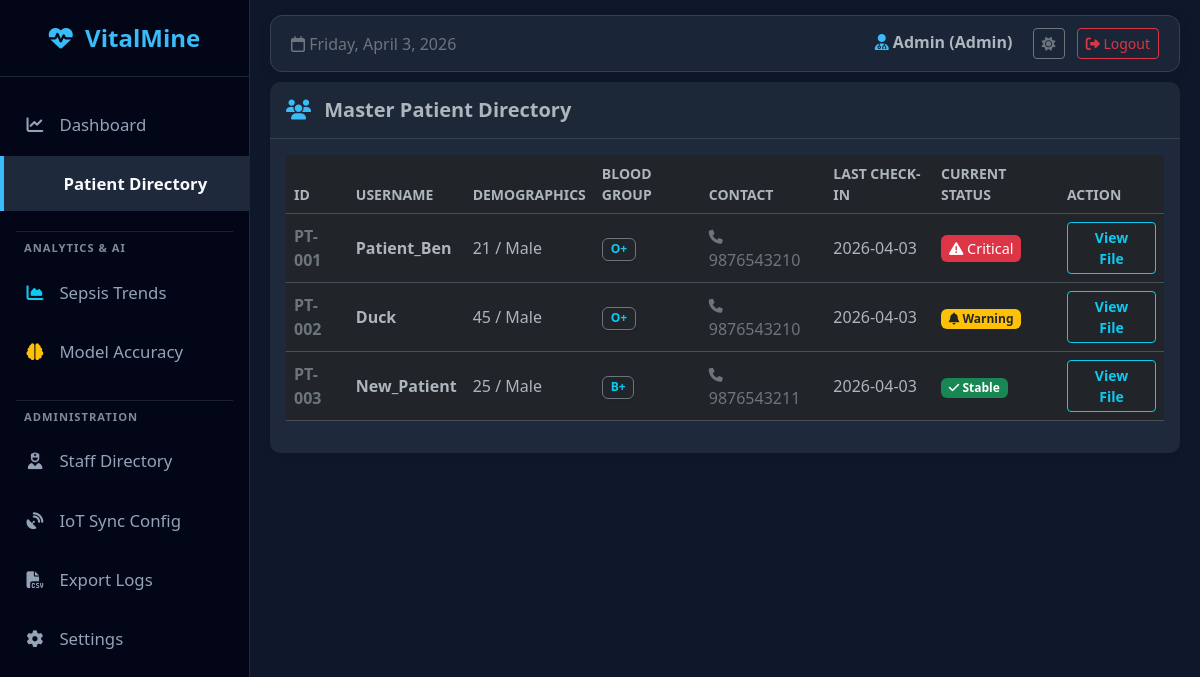
Page /patients (signed in) on the committed database.
### models.py (models this page shows)
class User(UserMixin, db.Model):
    id = db.Column(db.Integer, primary_key=True)
    username = db.Column(db.String(100), unique=True, nullable=False)
    email = db.Column(db.String(120), unique=True, nullable=True)
    password = db.Column(db.String(100), nullable=False)
    role = db.Column(db.String(20), nullable=False, default="patient")
    age = db.Column(db.Integer, nullable=True)
    gender = db.Column(db.String(20), nullable=True)
    blood_group = db.Column(db.String(10), nullable=True)
    contact = db.Column(db.String(20), nullable=True)
    emp_id = db.Column(db.String(50), nullable=True)
    department = db.Column(db.String(50), nullable=True)
    entries = db.relationship("Entry", backref="author", lazy=True)

### app.py (the view)
@app.route("/patients")
@login_required
def patients_directory():
    if current_user.role == "patient":
        return redirect(url_for("patient_dashboard"))
    patients = User.query.filter_by(role="patient").all()
    patient_list = []
    for p in patients:
        last_entry = (
            Entry.query.filter_by(user_id=p.id).order_by(Entry.timestamp.desc()).first()
        )
        status = last_entry.status if last_entry else "No Data"
        last_seen = last_entry.timestamp.strftime("%Y-%m-%d") if last_entry else "Never"
        patient_list.append(
            {
                "id": p.id,
                "username": p.username,
                "status": status,
                "last_seen": last_seen,
                "age": p.age,
                "gender": p.gender,
                "blood_group": p.blood_group,
                "contact": p.contact,
            }
        )
    return render_template("patients_list.html", patients=patient_list)

### app.py (called while the page is built)
@login_manager.user_loader
def load_user(user_id):
    return db.session.get(User, int(user_id))

### templates/patients_list.html
{% extends "base.html" %} {% block content %}
<div class="card border-0 shadow-sm">
  <div class="card-header py-3">
    <h5 class="mb-0 fw-bold text-body">
      <i class="fa-solid fa-users me-2" style="color: var(--vm-accent)"></i>
      Master Patient Directory
    </h5>
  </div>
  <div class="card-body">
    <div class="table-responsive">
      <table class="table table-hover align-middle datatable w-100 text-body">
        <thead class="text-secondary small text-uppercase">
          <tr>
            <th>ID</th>
            <th>Username</th>
            <th>Demographics</th>
            <th>Blood Group</th>
            <th>Contact</th>
            <th>Last Check-in</th>
            <th>Current Status</th>
            <th>Action</th>
          </tr>
        </thead>
        <tbody>
          {% for p in patients %}
          <tr>
            <td class="text-secondary fw-bold">
              PT-{{ "%03d" | format(loop.index) }}
            </td>
            <td><strong class="text-body">{{ p.username }}</strong></td>
            <td class="text-body">
              {{ p.age or 'N/A' }} / {{ p.gender or 'N/A' }}
            </td>
            <td>
              <span
                class="badge bg-dark border border-secondary text-info shadow-sm"
                >{{ p.blood_group or 'N/A' }}</span
              >
            </td>
            <td>
              <span class="text-secondary"
                ><i class="fa-solid fa-phone small me-1"></i> {{ p.contact or
                'N/A' }}</span
              >
            </td>
            <td class="text-body">{{ p.last_seen }}</td>
            <td>
              {% if p.status == 'High' or p.status == 'Critical' %}
              <span class="badge-critical rounded px-2 py-1"
                ><i class="fa-solid fa-triangle-exclamation"></i> Critical</span
              >
              {% elif p.status == 'Stable' %}
              <span class="badge bg-success"
                ><i class="fa-solid fa-check"></i> Stable</span
              >
              {% elif p.status == 'Warning' %}
              <span class="badge bg-warning text-dark"
                ><i class="fa-solid fa-bell"></i> Warning</span
              >
              {% else %}
              <span class="badge bg-secondary">Unknown</span>
              {% endif %}
            </td>
            <td>
              <a
                href="{{ url_for('patient_file', patient_id=p.id) }}"
                class="btn btn-sm btn-outline-info fw-bold px-3"
              >
                View File
              </a>
            </td>
          </tr>
          {% endfor %}
        </tbody>
      </table>
    </div>
  </div>
</div>
{% endblock %}

### templates/base.html (shortened to what this page needs)
<!doctype html>
<html lang="en" data-bs-theme="dark">
  <head>
    <link
      href="https://cdn.jsdelivr.net/npm/bootstrap@5.3.0/dist/css/bootstrap.min.css"
      rel="stylesheet"
    />
    <link
      rel="stylesheet"
      href="https://cdnjs.cloudflare.com/ajax/libs/font-awesome/6.4.0/css/all.min.css"
    />
    <link
      rel="stylesheet"
      href="https://cdn.datatables.net/1.13.6/css/dataTables.bootstrap5.min.css"
    />
  </head>
  <body>
    {% if current_user.is_authenticated %}
    <div class="sidebar">
      <div class="brand"><i class="fa-solid fa-heart-pulse"></i> VitalMine</div>
      <ul class="nav flex-column mb-auto mt-2">
        {% if current_user.role in ['admin', 'doctor'] %}
        <li class="nav-item mb-1">
          <a
            href="{{ url_for('home') }}"
            class="{% if request.path == '/' %}active fw-bold{% endif %}"
          >
            <i class="fa-solid fa-chart-line"></i> Dashboard
          </a>
        </li>
        {% endif %}  {% if current_user.role in ['admin', 'doctor', 'nurse'] %}
        <li class="nav-item mb-1">
          <a
            href="{{ url_for('patients_directory') }}"
            class="{% if '/patient' in request.path %}active fw-bold{% endif %}"
          >
             Patient Directory
          </a>
        </li>
        {% endif %} {% if current_user.role != 'patient' %}
        <li class="nav-item w-100 mt-2">
          <hr class="text-secondary my-2 border-secondary mx-3" />
          <small
            class="text-muted fw-bold px-4 mb-2 d-block"
            style="font-size: 0.7rem; letter-spacing: 1px"
            >ANALYTICS & AI</small
          >
        </li>
        <li class="nav-item mb-1">
          <a
            href="/trends"
            class="{% if request.path == '/trends' %}active fw-bold{% endif %}"
          >
            <i class="fa-solid fa-chart-area text-info"></i> Sepsis Trends
          </a>
        </li>
        <li class="nav-item mb-1">
          <a
            href="/model_accuracy"
            class="{% if request.path == '/model_accuracy' %}active fw-bold{% endif %}"
          >
            <i class="fa-solid fa-brain text-warning"></i> Model Accuracy
          </a>
        </li>
        <li class="nav-item w-100 mt-2">
          <hr class="text-secondary my-2 border-secondary mx-3" />
          <small
            class="text-muted fw-bold px-4 mb-2 d-block"
            style="font-size: 0.7rem; letter-spacing: 1px"
            >ADMINISTRATION</small
          >
        </li>
        <li class="nav-item mb-1">
          <a
            href="/staff"
            class="{% if request.path == '/staff' %}active fw-bold{% endif %}"
          >
            <i class="fa-solid fa-user-nurse"></i> Staff Directory
          </a>
        </li>
        <li class="nav-item mb-1">
          <a
            href="/iot_config"
            class="{% if request.path == '/iot_config' %}active fw-bold{% endif %}"
          >
            <i class="fa-solid fa-satellite-dish"></i> IoT Sync Config
          </a>
        </li>
        {% if current_user.role == 'admin' %}
        <li class="nav-item mb-1">
          <a href="{{ url_for('export_data') }}">
            <i class="fa-solid fa-file-csv"></i> Export Logs
          </a>
        </li>
        {% endif %}
        <li class="nav-item mb-1">
          <a
            href="/settings"
            class="{% if request.path == '/settings' %}active fw-bold{% endif %}"
          >
            <i class="fa-solid fa-gear"></i> Settings
          </a>
        </li>
        {% endif %}
      </ul>
    </div>
    {% endif %}
    <div
      class="main-content"
    >
      {% if current_user.is_authenticated %}
      <div class="top-navbar">
        <div class="text-secondary">
          <i class="fa-regular fa-calendar"></i> <span id="currentDate"></span>
        </div>
        <div>
          <span class="fw-bold me-3 text-body">
            <i
              class="fa-solid fa-user-doctor"
              style="color: var(--vm-accent)"
            ></i>
            {{ current_user.username | capitalize }} ({{ current_user.role |
            capitalize }})
          </span>
          <button
            id="theme-toggle"
            class="btn btn-sm btn-outline-secondary me-2"
          >
            <i id="theme-icon" class="fa-solid fa-moon"></i>
          </button>
          <a
            href="{{ url_for('logout') }}"
            class="btn btn-sm btn-outline-danger"
            ><i class="fa-solid fa-right-from-bracket"></i> Logout</a
          >
        </div>
      </div>
      {% endif %}  {% block content %}{% endblock %}
    </div>
  </body>
</html>

### templates/base.html (style rules this page uses)
:root { --vm-bg: #f4f7f6; --vm-sidebar-bg: #1d2b36; --vm-sidebar-border: #2c3e50; --vm-card-bg: #ffffff; --vm-card-border: #e3e6f0; --vm-text-main: #5a5c69; --vm-text-muted: #858796; --vm-topbar-bg: rgba( 255, 255, 255, 0.85 ); --vm-grid-line: #e9ecef; --vm-organ-base: #e9ecef; --vm-organ-stroke: #ced4da; --vm-accent: #4db8ff; }
[data-bs-theme="dark"] { --vm-bg: #0f172a; --vm-sidebar-bg: #020617; --vm-sidebar-border: #1e293b; --vm-card-bg: #1e293b; --vm-card-border: #334155; --vm-text-main: #e2e8f0; --vm-text-muted: #94a3b8; --vm-topbar-bg: rgba( 30, 41, 59, 0.85 ); --vm-grid-line: #1e293b; --vm-organ-base: #334155; --vm-organ-stroke: #475569; --vm-accent: #38bdf8; }
body { background-color: var(--vm-bg); font-family: "Segoe UI", Tahoma, Geneva, Verdana, sans-serif; overflow-x: hidden; color: var(--vm-text-main); transition: background-color 0.3s, color 0.3s; }
.sidebar { height: 100vh; width: 250px; position: fixed; top: 0; left: 0; background-color: var(--vm-sidebar-bg); padding-top: 20px; border-right: 1px solid var(--vm-sidebar-border); z-index: 1000; transition: background-color 0.3s; }
.sidebar .brand { font-size: 1.5rem; font-weight: bold; text-align: center; padding-bottom: 20px; border-bottom: 1px solid var(--vm-sidebar-border); margin-bottom: 20px; color: var(--vm-accent); }
.sidebar a { padding: 15px 25px; text-decoration: none; font-size: 1.05rem; color: #94a3b8; display: block; transition: 0.3s; }
.sidebar a:hover, .sidebar a.active { color: #f8fafc; background-color: var(--vm-sidebar-border); border-left: 4px solid var(--vm-accent); }
.sidebar i { margin-right: 10px; width: 20px; text-align: center; }
.main-content { margin-left: 250px; padding: 15px 20px 20px 20px; min-height: 100vh; }
.top-navbar { background-color: var(--vm-topbar-bg); border-radius: 12px; padding: 12px 20px; border: 1px solid var(--vm-card-border); box-shadow: 0 4px 15px rgba(0, 0, 0, 0.05); margin-bottom: 10px; display: flex; justify-content: space-between; align-items: center; transition: background-color 0.3s; backdrop-filter: blur(10px); -webkit-backdrop-filter: blur(10px); }
.card { background-color: var(--vm-card-bg); border: 1px solid var(--vm-card-border); box-shadow: 0 4px 6px -1px rgba(0, 0, 0, 0.1); border-radius: 10px; transition: background-color 0.3s; }
.card-header { background-color: rgba(0, 0, 0, 0.05) !important; border-bottom: 1px solid var(--vm-card-border) !important; }
.badge-critical { background-color: #dc3545; color: white; animation: pulse-red 1.5s infinite; padding: 8px 12px; font-size: 0.9em; }

### rows in the picture
User: username "Admin", role "Admin"
User: username "Patient_Ben", gender "Male", blood_group "O+", contact "9876543210"
User: username "Duck", gender "Male", blood_group "O+", contact "9876543210"
User: username "New_Patient", gender "Male", blood_group "B+", contact "9876543211"

### other values in the picture
{{ "%03d" | format(loop.index) }} "001" "002" "003"
{{ p.age or 'N/A' }} "21" "45" "25"
{{ p.last_seen }} "2026-04-03" "2026-04-03" "2026-04-03"
